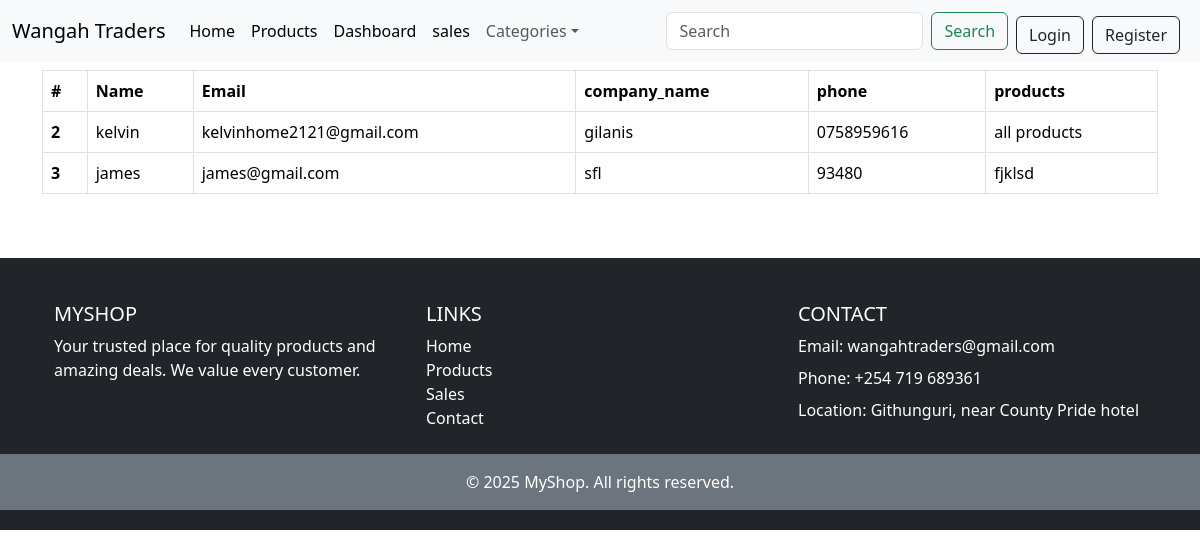
Screenshot of /suppliers/ with the database file from the repository.
### inventory/models.py (models this page shows, shortened)
class Supplier(models.Model):
    name = models.CharField(max_length=255)
    email = models.EmailField(blank=True, null=True)
    phone = models.CharField(max_length=20, blank=True, null=True)
    company_name = models.CharField(max_length=255, blank=True, null=True)
    product_categories = models.CharField(max_length=255, help_text="e.g., electronics, groceries")
    created_at = models.DateTimeField(auto_now_add=True)

### inventory/views.py (the view)
# urls.py: path('suppliers/', views.SupplierListView.as_view(), name='supplier-list'),
class SupplierListView(ListView):
    model = Supplier
    context_object_name = 'suppliers'

### inventory/templates/inventory/supplier_list.html
{%extends 'inventory/base.html'%}
{%load crispy_forms_tags%}
{%block content%}
<table class="table table-bordered container" >
    <thead class="thead-dark">
      <tr >
        <th scope="col">#</th>
        <th scope="col">Name</th>
        <th scope="col">Email</th>
        <th scope="col">company_name</th>
        <th scope="col">phone</th>
        <th scope="col">products</th>
      </tr>
    </thead>
      {%for supplier in suppliers%}
    <tbody>
      <tr>
        <th scope="row">{{supplier.id}}</th>
        <td>{{supplier.name}}</td>
        <td>{{supplier.email}}</td>
        <td>{{supplier.company_name}}</td>
        <td>{{supplier.phone}}</td>
        <td>{{supplier.product_categories}}</td>
      </tr>
    </tbody>
    {%endfor%}
  </table>
{%endblock%}

### inventory/static/inventory/styles.css (style rules this page uses)
* { padding: 0; margin: 0; box-sizing: border-box; }
body { display:grid; grid-template-columns: 1fr; grid-template-rows: 1fr; background-color:#E6DAD5; color:#330000; }

### rows the page displays
Supplier: id "2", name "kelvin", email "kelvinhome2121@gmail.com", company_name "gilanis", phone "0758959616", product_categories "all products"
Supplier: id "3", name "james", email "james@gmail.com", company_name "sfl", phone "93480", product_categories "fjklsd"
